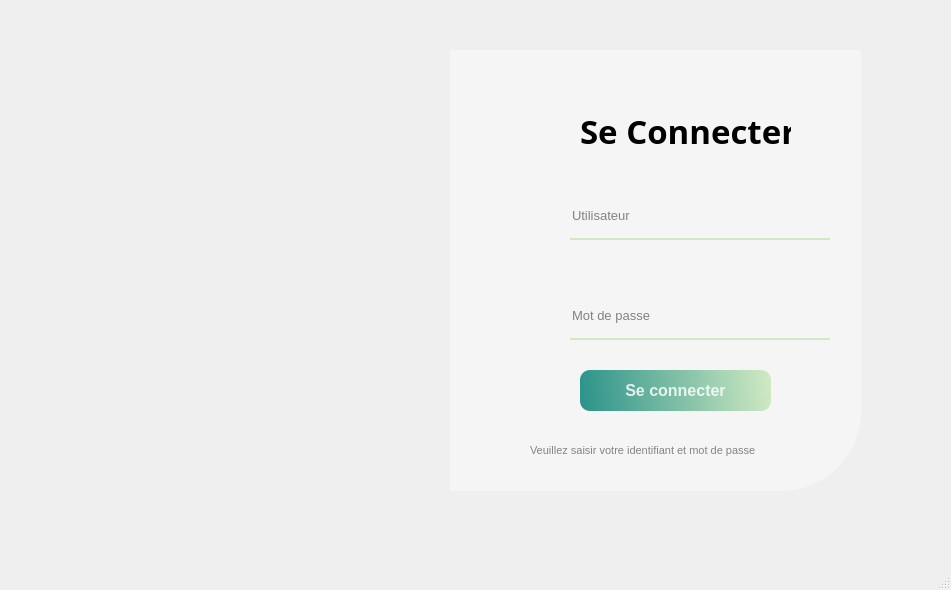
<?xml version="1.0" encoding="UTF-8"?>
<ui version="4.0">
 <class>MainWindow</class>
 <widget class="QMainWindow" name="MainWindow">
  <property name="geometry">
   <rect>
    <x>0</x>
    <y>0</y>
    <width>951</width>
    <height>590</height>
   </rect>
  </property>
  <property name="windowTitle">
   <string>MainWindow</string>
  </property>
  <widget class="QWidget" name="centralwidget">
   <widget class="QWidget" name="widget" native="true">
    <property name="geometry">
     <rect>
      <x>110</x>
      <y>20</y>
      <width>761</width>
      <height>501</height>
     </rect>
    </property>
    <property name="styleSheet">
     <string notr="true"/>
    </property>
    <widget class="QLabel" name="label">
     <property name="geometry">
      <rect>
       <x>30</x>
       <y>30</y>
       <width>311</width>
       <height>441</height>
      </rect>
     </property>
     <property name="styleSheet">
      <string notr="true">
border-bottom-left-radius: 20px;
border-top-left-radius: 20px;</string>
     </property>
     <property name="text">
      <string/>
     </property>
     <property name="pixmap">
      <pixmap>icons/Checking boxes (1).gif</pixmap>
     </property>
     <property name="scaledContents">
      <bool>true</bool>
     </property>
    </widget>
    <widget class="QLabel" name="label_2">
     <property name="geometry">
      <rect>
       <x>30</x>
       <y>30</y>
       <width>311</width>
       <height>441</height>
      </rect>
     </property>
     <property name="styleSheet">
      <string notr="true">background-color: rgba(255, 255, 255, .15);
border-left: 2px solid rgba(255, 255, 255, .15);
border-top: 2px solid rgba(255, 255, 255, .15);
border-bottom: 2px solid rgba(255, 255, 255, .15);
backdrop-filter: blur(5px);
border-bottom-left-radius: 20px;
border-top-left-radius: 20px;</string>
     </property>
     <property name="text">
      <string/>
     </property>
     <property name="scaledContents">
      <bool>false</bool>
     </property>
     <property name="buddy">
      <cstring>border-raduis:20px;</cstring>
     </property>
    </widget>
    <widget class="QWidget" name="widget_2" native="true">
     <property name="geometry">
      <rect>
       <x>340</x>
       <y>30</y>
       <width>411</width>
       <height>441</height>
      </rect>
     </property>
     <property name="styleSheet">
      <string notr="true">background-color: rgb(245, 245, 245);
border-bottom-right-radius: 80px;</string>
     </property>
     <widget class="QLineEdit" name="lineEdit_2">
      <property name="geometry">
       <rect>
        <x>120</x>
        <y>150</y>
        <width>260</width>
        <height>40</height>
       </rect>
      </property>
      <property name="font">
       <font>
        <pointsize>10</pointsize>
       </font>
      </property>
      <property name="styleSheet">
       <string notr="true">background-color: rgb(245, 245, 245);
border:none;
border-bottom:1.5px solid #CFE9C2;
color:rgba(0,0,0,240);
padding-bottom:7px;</string>
      </property>
      <property name="placeholderText">
       <string>Utilisateur</string>
      </property>
     </widget>
     <widget class="QLineEdit" name="lineEdit_3">
      <property name="geometry">
       <rect>
        <x>120</x>
        <y>250</y>
        <width>260</width>
        <height>40</height>
       </rect>
      </property>
      <property name="font">
       <font>
        <pointsize>10</pointsize>
       </font>
      </property>
      <property name="styleSheet">
       <string notr="true">background-color: rgb(245, 245, 245);
border:none;
border-bottom:1.5px solid #CFE9C2;
color:rgba(0,0,0,240);
padding-bottom:7px;</string>
      </property>
      <property name="text">
       <string/>
      </property>
      <property name="echoMode">
       <enum>QLineEdit::Password</enum>
      </property>
      <property name="placeholderText">
       <string>Mot de passe</string>
      </property>
     </widget>
     <widget class="QLabel" name="label_4">
      <property name="geometry">
       <rect>
        <x>80</x>
        <y>390</y>
        <width>271</width>
        <height>20</height>
       </rect>
      </property>
      <property name="font">
       <font>
        <pointsize>8</pointsize>
       </font>
      </property>
      <property name="styleSheet">
       <string notr="true">color:rgba(0, 0, 0, 0.464);</string>
      </property>
      <property name="text">
       <string>Veuillez saisir votre identifiant et mot de passe</string>
      </property>
     </widget>
     <widget class="QLabel" name="label_3">
      <property name="geometry">
       <rect>
        <x>60</x>
        <y>160</y>
        <width>31</width>
        <height>21</height>
       </rect>
      </property>
      <property name="text">
       <string/>
      </property>
      <property name="pixmap">
       <pixmap>icons/icons8-utilisateur-48.png</pixmap>
      </property>
      <property name="scaledContents">
       <bool>true</bool>
      </property>
     </widget>
     <widget class="QLabel" name="label_5">
      <property name="geometry">
       <rect>
        <x>60</x>
        <y>260</y>
        <width>31</width>
        <height>21</height>
       </rect>
      </property>
      <property name="text">
       <string/>
      </property>
      <property name="pixmap">
       <pixmap>icons/icons8-mode-portrait-verrouillé-24.png</pixmap>
      </property>
      <property name="scaledContents">
       <bool>true</bool>
      </property>
     </widget>
     <widget class="QPushButton" name="pushButton">
      <property name="geometry">
       <rect>
        <x>130</x>
        <y>320</y>
        <width>191</width>
        <height>41</height>
       </rect>
      </property>
      <property name="font">
       <font>
        <pointsize>12</pointsize>
        <weight>75</weight>
        <bold>true</bold>
       </font>
      </property>
      <property name="styleSheet">
       <string notr="true">QPushButton#pushButton{
	background-color: qlineargradient(spread:pad, x1:0, y1:0.505682, x2:1, y2:0.477, stop:0 rgba(11, 131, 120, 219), stop:1   #CFE9C2);
	color:rgba(255, 255, 255, 210);
	border-radius:10px;
}

QPushButton#pushButton:hover{
	background-color: qlineargradient(spread:pad, x1:0, y1:0.505682, x2:1, y2:0.477, stop:0   #CFE9C2, stop:1 rgba(11, 131, 120, 219));
}

QPushButton#pushButton:pressed{
	padding-left:5px;
	padding-top:5px;
	background-color: qlineargradient(spread:pad, x1:0, y1:0.505682, x2:1, y2:0.477, stop:0   #CFE9C2, stop:1 rgba(11, 131, 120, 219));
}
</string>
      </property>
      <property name="text">
       <string>Se connecter</string>
      </property>
     </widget>
     <widget class="QLabel" name="label_6">
      <property name="geometry">
       <rect>
        <x>130</x>
        <y>60</y>
        <width>211</width>
        <height>41</height>
       </rect>
      </property>
      <property name="font">
       <font>
        <family>Vladimir Script</family>
        <pointsize>25</pointsize>
        <weight>75</weight>
        <bold>true</bold>
       </font>
      </property>
      <property name="text">
       <string>Se Connecter</string>
      </property>
     </widget>
     <widget class="QPushButton" name="pushButton_2">
      <property name="geometry">
       <rect>
        <x>360</x>
        <y>10</y>
        <width>50</width>
        <height>28</height>
       </rect>
      </property>
      <property name="text">
       <string/>
      </property>
      <property name="icon">
       <iconset>
        <normaloff>icons/icons8-fermer-la-fenêtre-50.png</normaloff>icons/icons8-fermer-la-fenêtre-50.png</iconset>
      </property>
      <property name="iconSize">
       <size>
        <width>30</width>
        <height>30</height>
       </size>
      </property>
     </widget>
    </widget>
   </widget>
  </widget>
  <widget class="QMenuBar" name="menubar">
   <property name="geometry">
    <rect>
     <x>0</x>
     <y>0</y>
     <width>951</width>
     <height>26</height>
    </rect>
   </property>
  </widget>
  <widget class="QStatusBar" name="statusbar"/>
 </widget>
 <resources>
  <include location="../ui/res.qrc"/>
 </resources>
 <connections/>
</ui>
